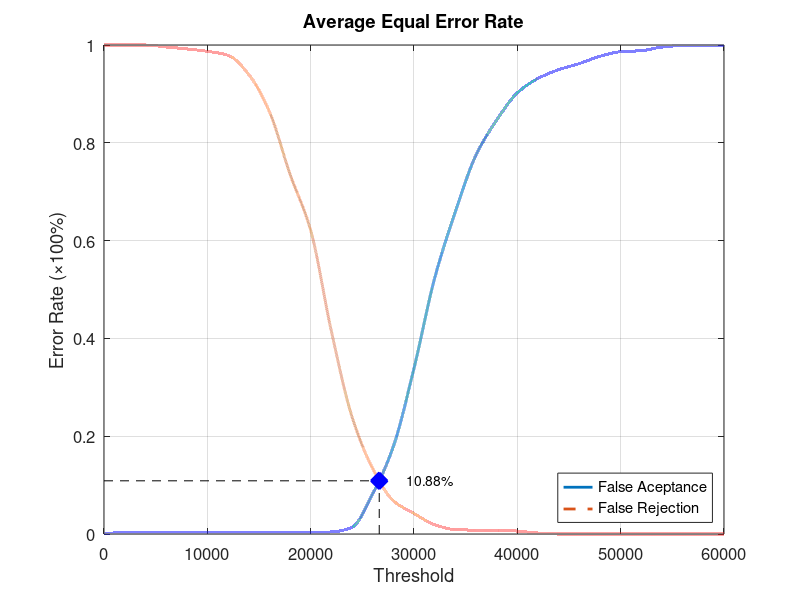
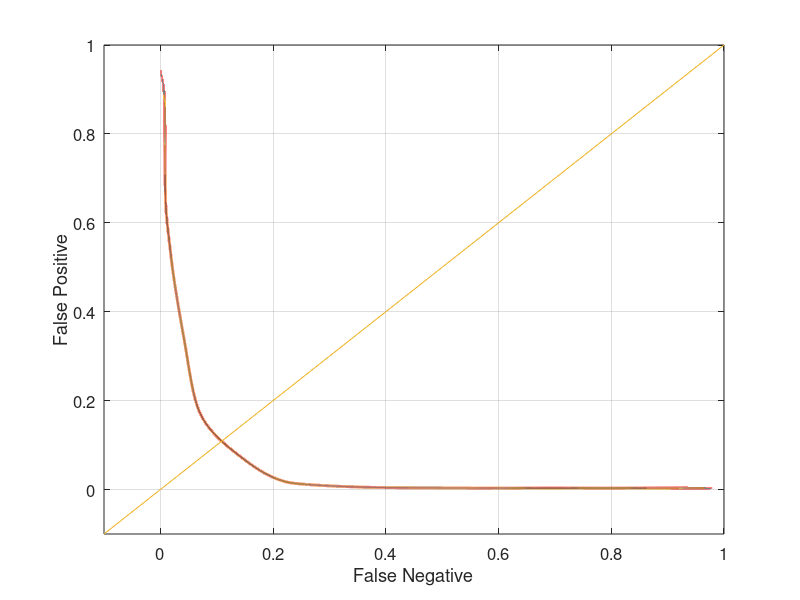

These figures' MATLAB source, in order:
function yEER = Database4Average
close all;
clear;
clc;
x = 0:2000:60000;
xq = 0:0.5:60000;

y0 = [0 0.0031579 0.0031579 0.0031579 0.0031579 0.0031579 0.0031579 0.0031579 0.0031579 0.0031579 0.0031579 0.00421053 0.0136842 0.0821053 0.178947 0.338947 0.523158 0.658947 0.774737 0.846316 0.902105 0.931579 0.949474 0.962105 0.976842 0.986316 0.988421 0.99579 0.998947 0.998947 1];
yy0 = interp1(x, y0, xq, 'pchip');
y1 = [1 1 1 0.996 0.992 0.987 0.979 0.94 0.864 0.736 0.621 0.415 0.24 0.134 0.068 0.042 0.019 0.009 0.008 0.008 0.006 0.002 0 0 0 0 0 0 0 0 0];
yy1 = interp1(x, y1, xq, 'pchip');

% Calculating EER: 
y2 = abs(y0 - y1);
find(y2 == min(y2))
yy2 = abs(yy0 - yy1);
xEER = find(yy2 == min(yy2));
xEERIndex = xq(xEER) % X-axis EER
yEER = yy0(xEER) % Y-axis EER

main = figure
plot(xq, yy0,'-','LineWidth', 2);	hold on
plot(xq, yy1,'--','LineWidth', 2);	hold on
plot([xEERIndex xEERIndex], [0 yEER], 'k--');	hold on
plot([0 xEERIndex], [yEER yEER], 'k--');	hold on
plot(xEERIndex, yEER, 'bx', 'LineWidth', 10);	hold on
text(xEERIndex + 10 * xEERIndex / 100, yEER, [num2str(round((10000 * yEER)) / 100) '%'])
legend('False Aceptance', 'False Rejection', 'Location', 'SouthEast')
xlabel('Threshold')
ylabel('Error Rate (\times100%)')
title('Average Equal Error Rate')
set(gca, 'FontSize', 12)
axis([0 60000 0 1])
grid on

print(main, 'Database4AverageMain', '-dpng');
FNRxFPR = figure('Color', [1 1 1]);
plot(yy1, yy0, '-', yy1, yy0, 'LineWidth', 2);
hold on
y = -0.1:0.1:1
plot(y, y); 
set(gca, 'FontSize', 12)
xlabel('False Negative')
ylabel('False Positive')
axis([-0.1 1 -0.1 1])
set(gca, 'FontSize', 12)
grid on

print(FNRxFPR, 'Database4AverageFNRxFPR','-dpng');
end
